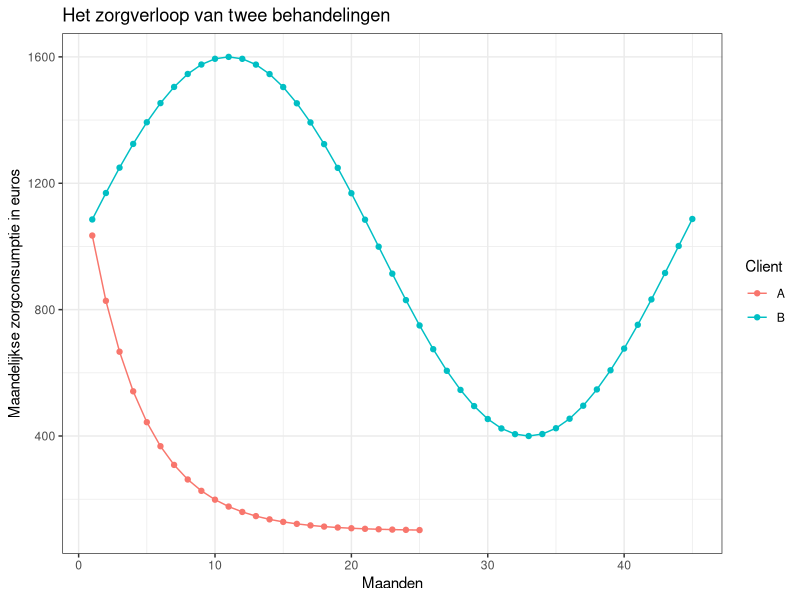
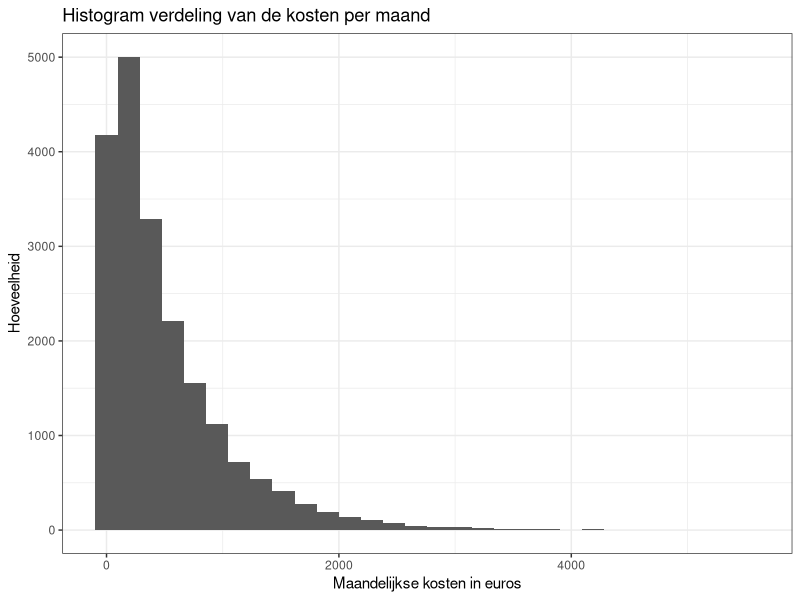
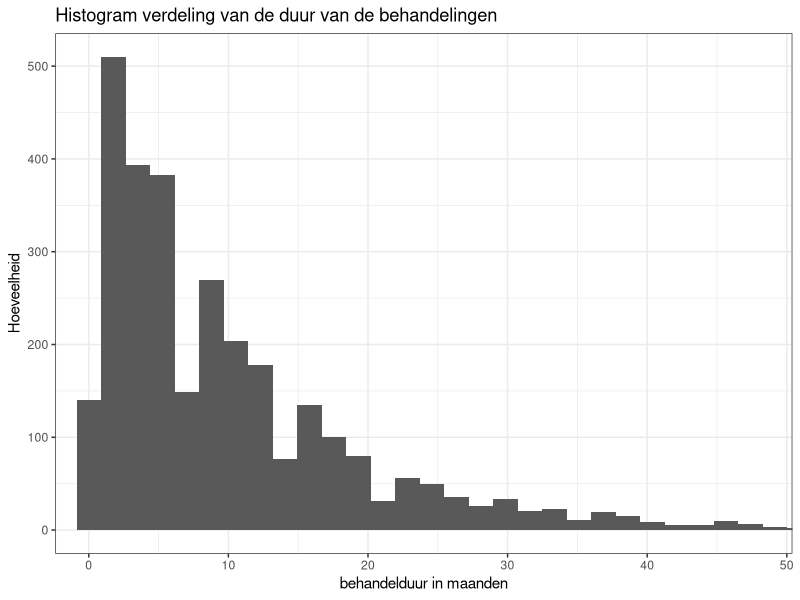
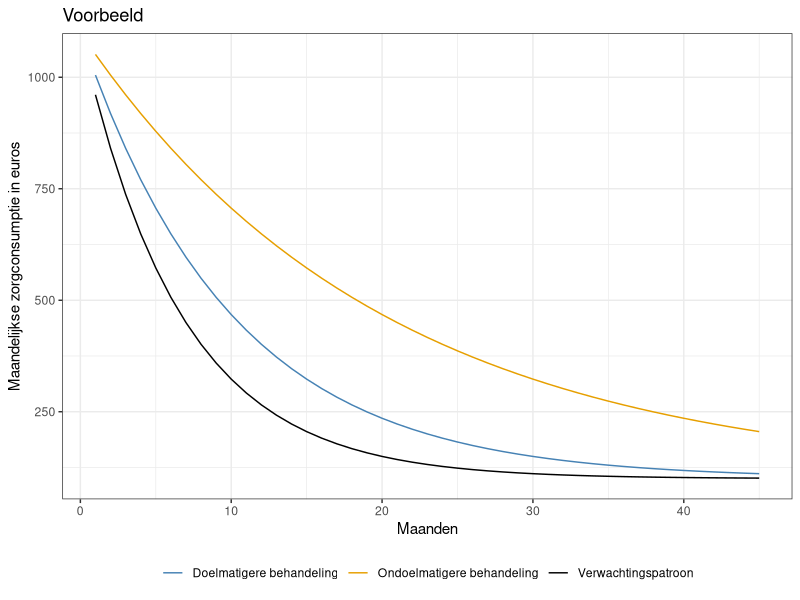

Generate these figures, in order, with R:
## ---- chunk 1
knitr::opts_chunk$set(echo = FALSE)
library(tidyverse)
library(purrr)
theme_set(theme_bw())
## ---- chunk 2
sims = rbind(data.frame("Cliënt"= "B", 
           x = 1:45, 
           y = 1000 + 600*sin(c(1:45)/7)),
data.frame("Cliënt" = "A", 
           x = 1:25,
           y = 100 + 1200/exp(1:25)^.25))

sims %>% 
  ggplot(aes(x = x, y = y, colour = Cliënt)) + 
  geom_line() + 
  geom_point() + 
  labs(x = "Maanden", 
       y = "Maandelijkse zorgconsumptie in euros", 
       title = "Het zorgverloop van twee behandelingen",
       colour = "Client")
## ---- chunk 3
tibble(euros = rnbinom(20000, size = 0.85, mu = 500)) %>% 
  ggplot(aes(euros)) + geom_histogram() + 
  labs(x = "Maandelijkse kosten in euros",
       y = "Hoeveelheid", 
       title = "Histogram verdeling van de kosten per maand")
## ---- chunk 4
set.seed(2019)
n = 3000
len = rweibull(n,  shape = 1, scale = 10) %>% round()
len = len[which(len > 4) & which(len < 48)]
len %>% data.frame() %>% ggplot(aes(.)) + 
  geom_histogram(bins = 50) + coord_cartesian(xlim = c(0, 48)) + 
  labs(x = "behandelduur in maanden",
       y = "Hoeveelheid", 
       title = "Histogram verdeling van de duur van de behandelingen")
## ---- chunk 5
x = 1:45

data.frame("Cliënt"= c(rep("Verwachtingspatroon", max(x)), rep("Doelmatigere behandeling", max(x)), rep("Ondoelmatigere behandeling", max(x))), 
           y = c(100 + 1000/exp(x)^.15, 
                 100 + 1000/exp(x)^.10,
                 100 + 1000/exp(x)^.05), maand = rep(x, 3)) %>% 
  ggplot(aes(x = maand, y = y, color = Cliënt)) + 
  geom_line() + 
  labs(x = "Maanden", 
       y = "Maandelijkse zorgconsumptie in euros", 
       title = "Voorbeeld",
       color = NULL) + 
  theme(legend.position = "bottom") + scale_color_manual( values=c("steelblue", "#E69F00", "black"))
